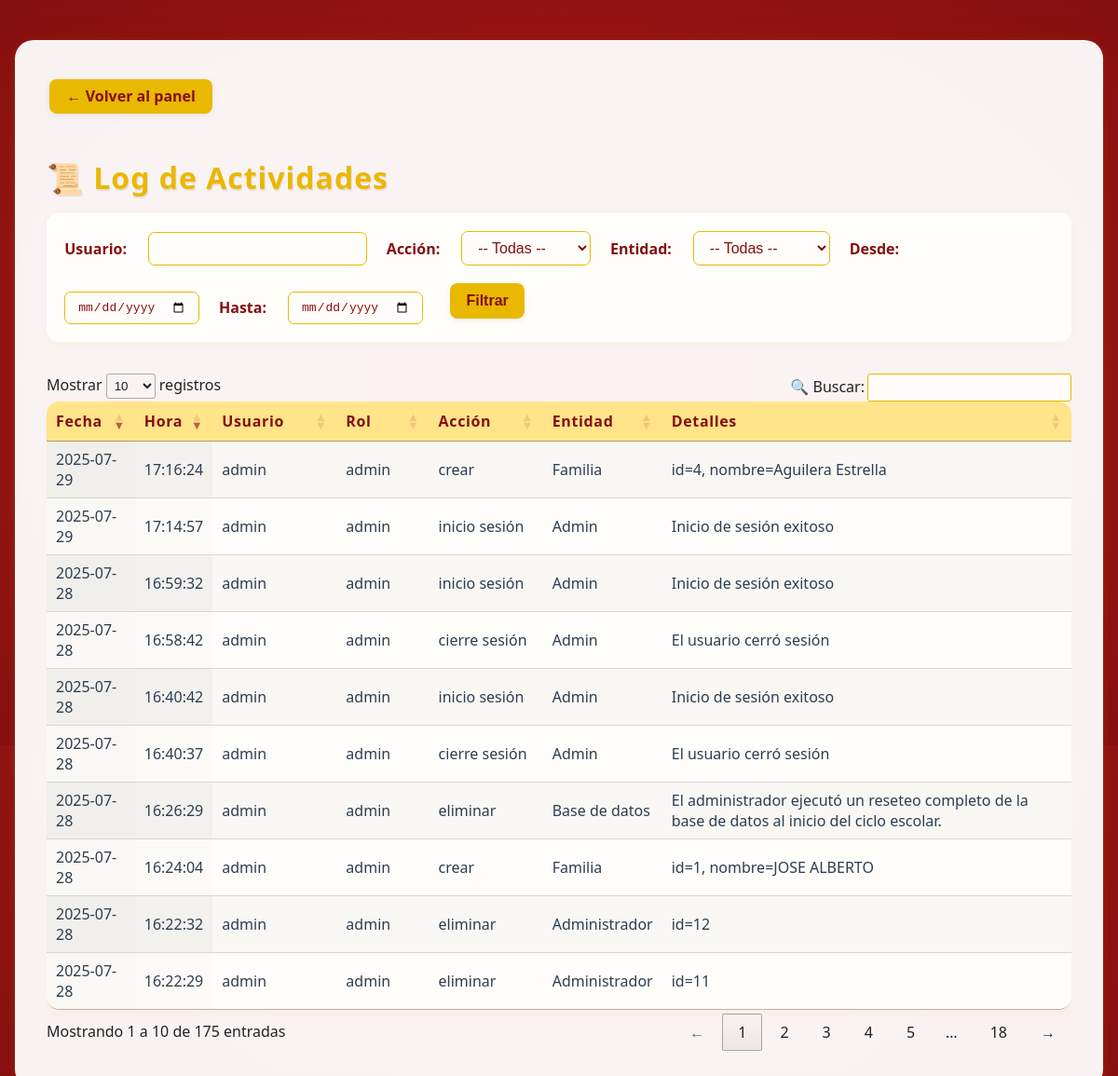
Before: /admin/log (signed in) with the older database file.
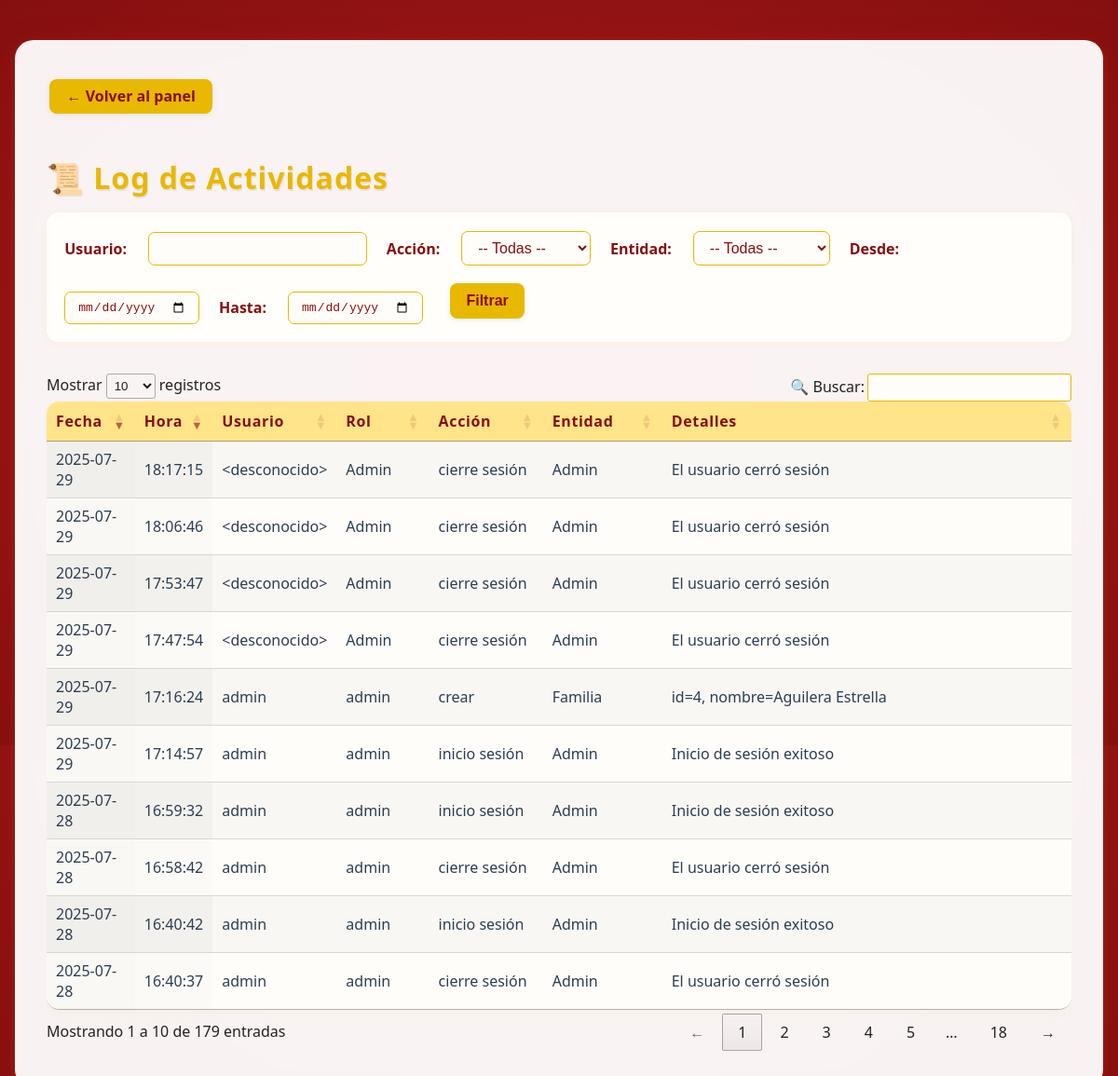
After: the same page with the newer database file.
### app/models.py (models this page shows, shortened)
class LogEntry(db.Model):
    __tablename__ = 'log_entries'
    id = db.Column(db.Integer, primary_key=True)
    timestamp = db.Column(db.DateTime, default=datetime.utcnow, nullable=False)
    user = db.Column(db.String(64), nullable=False)
    role = db.Column(db.String(32), nullable=False)
    action = db.Column(db.String(32), nullable=False)   # e.g. 'crear', 'editar', 'eliminar', 'login'
    entity = db.Column(db.String(32), nullable=False)   # e.g. 'Familia', 'EventoQR', 'Admin'
    details = db.Column(db.Text, nullable=True)         # Descripción detallada

### app/routes.py (the view)
@app.route("/admin/log")
@login_requerido_admin
def log():
    usuario     = request.args.get("usuario", "")
    accion      = request.args.get("accion", "")
    entidad     = request.args.get("entidad", "")
    fecha_desde = request.args.get("desde", "")
    fecha_hasta = request.args.get("hasta", "")
    q = LogEntry.query
    if usuario:
        q = q.filter(LogEntry.user.ilike(f"%{usuario}%"))
    if accion:
        q = q.filter(LogEntry.action == accion)
    if entidad:
        q = q.filter(LogEntry.entity == entidad)
    if fecha_desde:
        dt = datetime.strptime(fecha_desde, "%Y-%m-%d")
        q = q.filter(LogEntry.timestamp >= dt)
    if fecha_hasta:
        dt = datetime.strptime(fecha_hasta, "%Y-%m-%d") + timedelta(hours=23, minutes=59, seconds=59)
        q = q.filter(LogEntry.timestamp <= dt)
    entries = q.order_by(LogEntry.timestamp.desc()).all()
    local_tz = pytz.timezone("America/Mexico_City")
    for e in entries:
        e.local_ts = e.timestamp.replace(tzinfo=pytz.utc).astimezone(local_tz)
    return render_template("log.html", entries=entries)

### app/__init__.py (called while the page is built)
@app.before_request
def mantener_sesion_activa():
    session.permanent = True

### app/routes.py (called while the page is built, shortened)
def login_requerido_admin(f):
    @wraps(f)
    def decorada(*args, **kwargs):
        if "admin_id" not in session:
            return redirect(url_for("login"))
        return f(*args, **kwargs)
    return decorada

@app.before_request
def refrescar_timeout():
    if "admin_id" in session:
        now = datetime.utcnow()
        last = session.get("last_activity", now)
        if hasattr(last, "tzinfo") and last.tzinfo is not None:
            last = last.astimezone(timezone.utc).replace(tzinfo=None)
        session["last_activity"] = now

### app/templates/log.html (shortened to what this page needs)
<!DOCTYPE html>
<html lang="es">
<head>
    <link rel="stylesheet" href="{{ url_for('static', filename='css/admin.css') }}">
    <link rel="stylesheet" href="https://cdn.datatables.net/1.13.6/css/jquery.dataTables.min.css">
</head>
<body>
    <div class="admin-contenedor">
        <a href="{{ url_for('panel_admin') }}" class="btn-primary" style="margin-bottom:1.1em; display:inline-block;">← Volver al panel</a>
        <h1 style="margin-bottom:0.5em;">📜 Log de Actividades</h1>
        <form method="GET" class="log-filter-form">
            <div class="log-filter-row">
                <label>Usuario:</label>
                <input type="text" name="usuario" value="{{ request.args.get('usuario','') }}">
                <label>Acción:</label>
                <select name="accion">
                    <option value="">-- Todas --</option>
                </select>
                <label>Entidad:</label>
                <select name="entidad">
                    <option value="">-- Todas --</option>
                </select>
                <label>Desde:</label>
                <input type="date" name="desde" value="{{ request.args.get('desde','') }}">
                <label>Hasta:</label>
                <input type="date" name="hasta" value="{{ request.args.get('hasta','') }}">
                <button type="submit" class="btn btn-primary">Filtrar</button>
            </div>
        </form>
        <div class="table-responsive">
            <table id="tabla-log" class="display stripe" style="width:100%;">
                <thead>
                    <tr>
                        <th>Fecha</th>
                        <th>Hora</th>
                        <th>Usuario</th>
                        <th>Rol</th>
                        <th>Acción</th>
                        <th>Entidad</th>
                        <th>Detalles</th>
                    </tr>
                </thead>
                <tbody>
                    {% for entry in entries %}
                    {% set local = entry.timestamp.astimezone() %}
                    <tr>
                        <td>{{ local.strftime("%Y-%m-%d") }}</td>
                        <td>{{ "%02d:%02d:%02d"|format(local.hour, local.minute, local.second) }}</td>
                        <td>{{ entry.user }}</td>
                        <td>{{ entry.role }}</td>
                        <td>{{ entry.action }}</td>
                        <td>{{ entry.entity }}</td>
                        <td>{{ entry.details }}</td>
                    </tr>
                    {% endfor %}
                </tbody>
            </table>
        </div>
    </div>
</body>
</html>

Changed rows visible on the page:
no longer on this page (row unchanged): LogEntry: strftime "2025-07-28", hour "16:26:29", user "admin", role "admin", action "eliminar", entity "Base de datos", details "El administrador ejecutó un reseteo completo de la base de datos al inicio del ciclo escolar."
no longer on this page (row unchanged): LogEntry: strftime "2025-07-28", hour "16:24:04", user "admin", role "admin", action "crear", entity "Familia", details "id=1, nombre=JOSE ALBERTO"
no longer on this page (row unchanged): LogEntry: strftime "2025-07-28", hour "16:22:32", user "admin", role "admin", action "eliminar", entity "Administrador", details "id=12"
no longer on this page (row unchanged): LogEntry: strftime "2025-07-28", hour "16:22:29", user "admin", role "admin", action "eliminar", entity "Administrador", details "id=11"
added LogEntry: strftime "2025-07-29", hour "18:17:15", user "<desconocido>", role "Admin", action "cierre sesión", entity "Admin", details "El usuario cerró sesión"
added LogEntry: strftime "2025-07-29", hour "18:06:46", user "<desconocido>", role "Admin", action "cierre sesión", entity "Admin", details "El usuario cerró sesión"
added LogEntry: strftime "2025-07-29", hour "17:53:47", user "<desconocido>", role "Admin", action "cierre sesión", entity "Admin", details "El usuario cerró sesión"
added LogEntry: strftime "2025-07-29", hour "17:47:54", user "<desconocido>", role "Admin", action "cierre sesión", entity "Admin", details "El usuario cerró sesión"
Other visible differences:
text written by a page script: "Mostrar registros 🔍 Buscar: Mostrando 1 a 10 de 175 entradas ← 1 2 3 4 5 … 18 →" → "Mostrar registros 🔍 Buscar: Mostrando 1 a 10 de 179 entradas ← 1 2 3 4 5 … 18 →"
